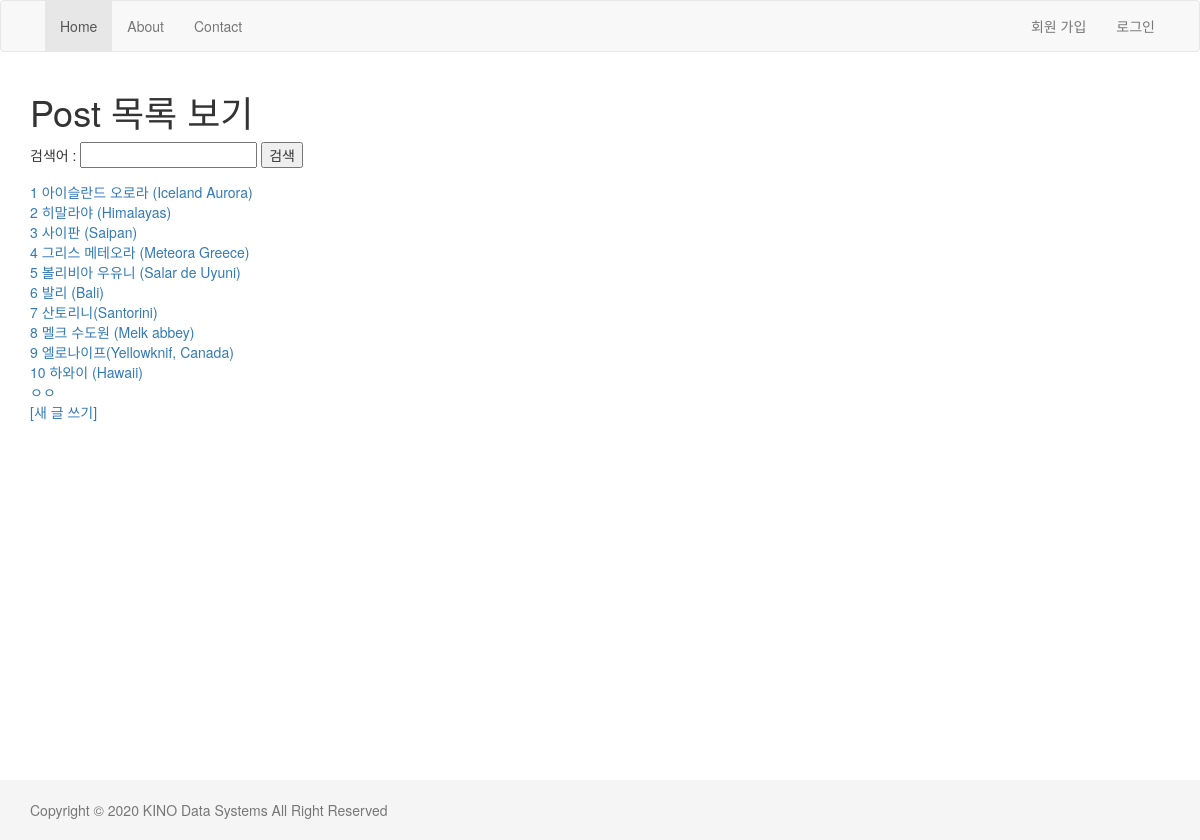
Screenshot of /blog/ with the database file from the repository.
### blog/models.py (models this page shows, shortened)
class Post(models.Model):
    title = models.CharField(max_length=250)
    body = models.TextField()
    tag = models.ManyToManyField('Tag', null=True, blank=True)
    ip = models.GenericIPAddressField(null=True)

### blog/views.py (the view)
# urls.py: path('', views.list, name='list'),
def list(request):
    post_list = Post.objects.all()
    search_key = request.GET.get('keyword')
    if search_key:  # 데이터가 있다면
        post_list = Post.objects.filter(title__contains=search_key)
    return render(request, 'blog/list.html', {'post_all': post_list})

### blog/templates/blog/list.html (shortened to what this page needs)
{% extends "layout.html" %}
{% block content %}
    <h1> Post 목록 보기 </h1>
    <form action="" method="get">
        검색어 : <input type="text" name="keyword">
                <input type="submit" value="검색">
    </form>
    {%for post in post_all %}
    <a href="{% url 'blog:detail' post.id %}"> {{post.title}}</a><br>
    {% endfor %}
    <a href= "{% url 'blog:create' %}">[새 글 쓰기]</a>
{% endblock %}

### templates/layout.html (style rules this page uses)
html { position: relative; min-height: 100%; }
body { margin-bottom: 60px; }

### rows the page displays
Post: title "1 아이슬란드 오로라 (Iceland Aurora)"
Post: title "2 히말라야 (Himalayas)"
Post: title "3 사이판 (Saipan)"
Post: title "4 그리스 메테오라 (Meteora Greece)"
Post: title "5 볼리비아 우유니 (Salar de Uyuni)"
Post: title "6 발리 (Bali)"
Post: title "7 산토리니(Santorini)"
Post: title "8 멜크 수도원 (Melk abbey)"
Post: title "9 엘로나이프(Yellowknif, Canada)"
Post: title "10 하와이 (Hawaii)"
Post: title "ㅇㅇ"
